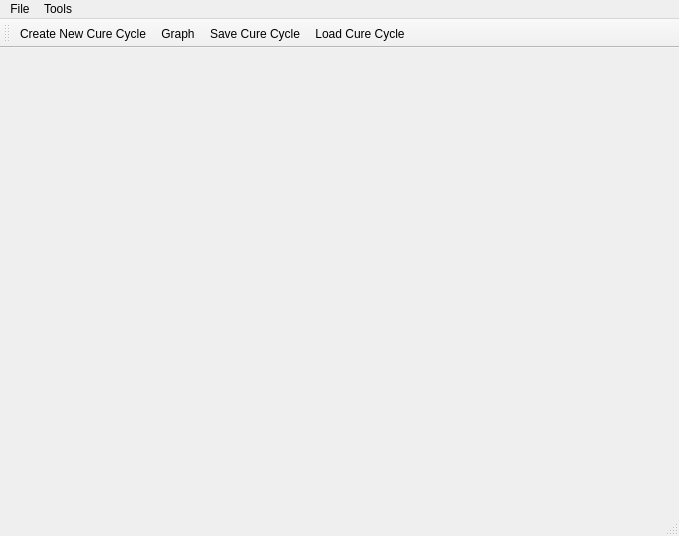
<?xml version="1.0" encoding="UTF-8"?>
<ui version="4.0">
 <class>MainWindow</class>
 <widget class="QMainWindow" name="MainWindow">
  <property name="geometry">
   <rect>
    <x>0</x>
    <y>0</y>
    <width>679</width>
    <height>536</height>
   </rect>
  </property>
  <property name="windowTitle">
   <string>Oven Mitt</string>
  </property>
  <widget class="QWidget" name="centralWidget">
   <layout class="QGridLayout" name="gridLayout"/>
  </widget>
  <widget class="QMenuBar" name="menuBar">
   <property name="geometry">
    <rect>
     <x>0</x>
     <y>0</y>
     <width>679</width>
     <height>22</height>
    </rect>
   </property>
   <widget class="QMenu" name="menuFile">
    <property name="title">
     <string>File</string>
    </property>
    <addaction name="actionSave_Cure_Cycle"/>
    <addaction name="actionLoad_Cure_Cycle"/>
    <addaction name="actionExit"/>
   </widget>
   <widget class="QMenu" name="menuTools">
    <property name="title">
     <string>Tools</string>
    </property>
    <addaction name="actionCreate_New_Cure_Cycle"/>
    <addaction name="actionEdit_Cure_Cycle"/>
    <addaction name="actionGraph"/>
   </widget>
   <addaction name="menuFile"/>
   <addaction name="menuTools"/>
  </widget>
  <widget class="QToolBar" name="mainToolBar">
   <attribute name="toolBarArea">
    <enum>TopToolBarArea</enum>
   </attribute>
   <attribute name="toolBarBreak">
    <bool>false</bool>
   </attribute>
   <addaction name="actionCreate_New_Cure_Cycle"/>
   <addaction name="actionGraph"/>
   <addaction name="actionSave_Cure_Cycle"/>
   <addaction name="actionLoad_Cure_Cycle"/>
  </widget>
  <widget class="QStatusBar" name="statusBar"/>
  <action name="actionSave_Cure_Cycle">
   <property name="icon">
    <iconset resource="resource.qrc">
     <normaloff>:/rec/icons/floppy-disk.png</normaloff>:/rec/icons/floppy-disk.png</iconset>
   </property>
   <property name="text">
    <string>Save Cure Cycle</string>
   </property>
   <property name="toolTip">
    <string>&lt;html&gt;&lt;head/&gt;&lt;body&gt;&lt;p&gt;Save the current cure cycle that&lt;/p&gt;&lt;p&gt;is in the active tab to a file.&lt;/p&gt;&lt;/body&gt;&lt;/html&gt;</string>
   </property>
  </action>
  <action name="actionLoad_Cure_Cycle">
   <property name="icon">
    <iconset resource="resource.qrc">
     <normaloff>:/rec/icons/open-folder-outline.png</normaloff>:/rec/icons/open-folder-outline.png</iconset>
   </property>
   <property name="text">
    <string>Load Cure Cycle</string>
   </property>
  </action>
  <action name="actionExit">
   <property name="icon">
    <iconset resource="resource.qrc">
     <normaloff>:/rec/icons/exit.png</normaloff>:/rec/icons/exit.png</iconset>
   </property>
   <property name="text">
    <string>Exit</string>
   </property>
  </action>
  <action name="actionCreate_New_Cure_Cycle">
   <property name="icon">
    <iconset resource="resource.qrc">
     <normaloff>:/rec/icons/add-new-document.png</normaloff>:/rec/icons/add-new-document.png</iconset>
   </property>
   <property name="text">
    <string>Create New Cure Cycle</string>
   </property>
  </action>
  <action name="actionEdit_Cure_Cycle">
   <property name="icon">
    <iconset resource="resource.qrc">
     <normaloff>:/rec/icons/new-file.png</normaloff>:/rec/icons/new-file.png</iconset>
   </property>
   <property name="text">
    <string>Edit Cure Cycle</string>
   </property>
  </action>
  <action name="actionGraph">
   <property name="icon">
    <iconset resource="resource.qrc">
     <normaloff>:/rec/icons/computer.png</normaloff>:/rec/icons/computer.png</iconset>
   </property>
   <property name="text">
    <string>Graph</string>
   </property>
   <property name="toolTip">
    <string>&lt;html&gt;&lt;head/&gt;&lt;body&gt;&lt;p&gt;View graphs showing the health&lt;/p&gt;&lt;p&gt;status of the temperature and vacuum&lt;/p&gt;&lt;p&gt;data during a cure cycle.&lt;/p&gt;&lt;/body&gt;&lt;/html&gt;</string>
   </property>
  </action>
 </widget>
 <layoutdefault spacing="6" margin="11"/>
 <resources>
  <include location="resource.qrc"/>
 </resources>
 <connections/>
</ui>
